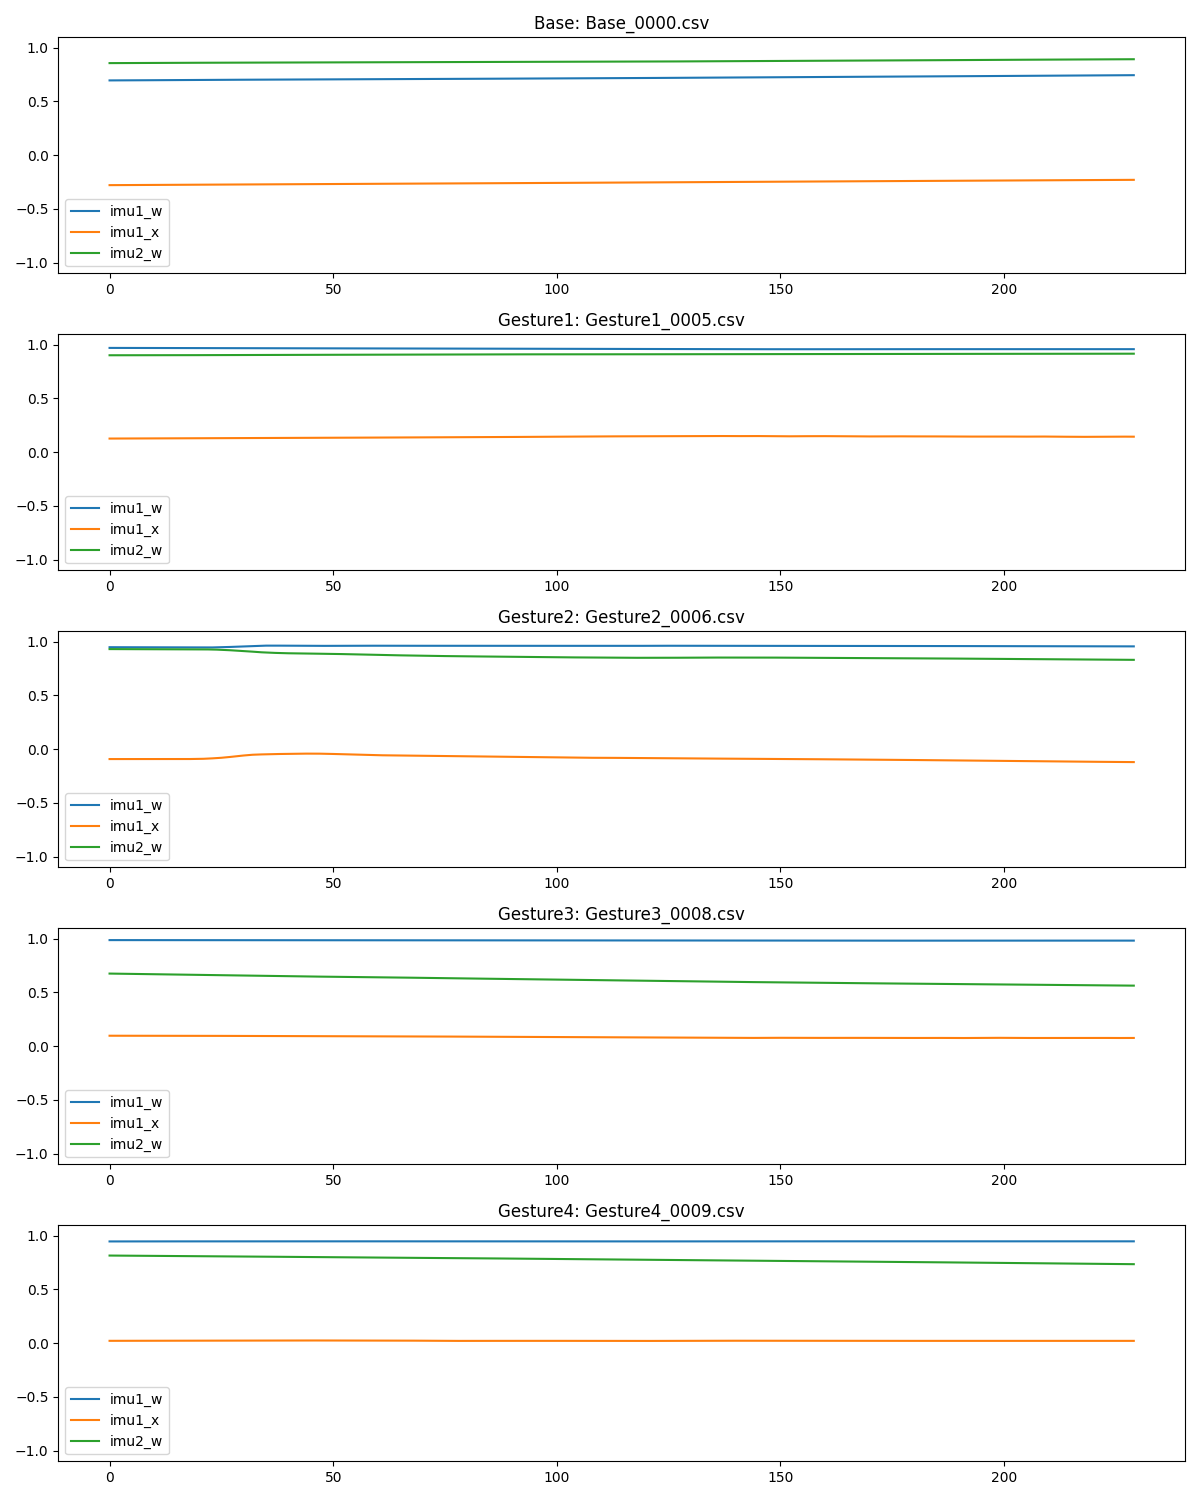

This figure's Python source:
# rawcheck.py
import pandas as pd
import matplotlib.pyplot as plt
import glob

files = sorted(glob.glob("data/*.csv"))

# Plot the first recording of each gesture
gestures_seen = {}
fig, axes = plt.subplots(5, 1, figsize=(12, 15))

for f in files:
    label = f.split("\\")[-1].split("_")[0]
    if label not in gestures_seen and len(gestures_seen) < 5:
        gestures_seen[label] = f
        idx = list(gestures_seen.keys()).index(label)
        df = pd.read_csv(f)
        # Plot just the finger 1 w component over time
        axes[idx].plot(df["imu1_w"].values, label="imu1_w")
        axes[idx].plot(df["imu1_x"].values, label="imu1_x")
        axes[idx].plot(df["imu2_w"].values, label="imu2_w")
        axes[idx].set_title(f"{label}: {f.split(chr(92))[-1]}")
        axes[idx].legend()
        axes[idx].set_ylim(-1.1, 1.1)

plt.tight_layout()
plt.savefig("rawcheck.png")
plt.show()
